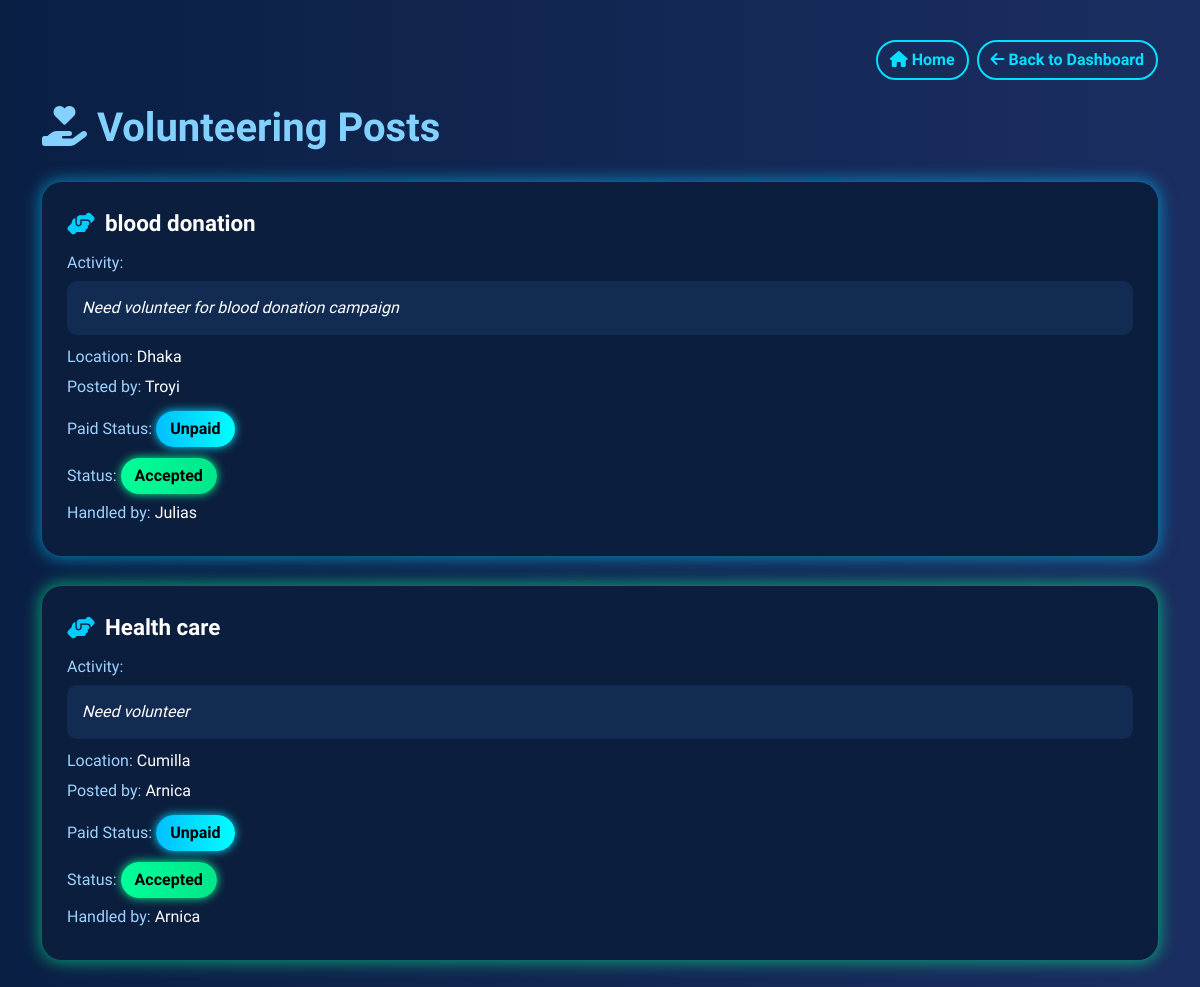
Page /user/provider_volunteering_posts/ (signed in) on the earlier database version.
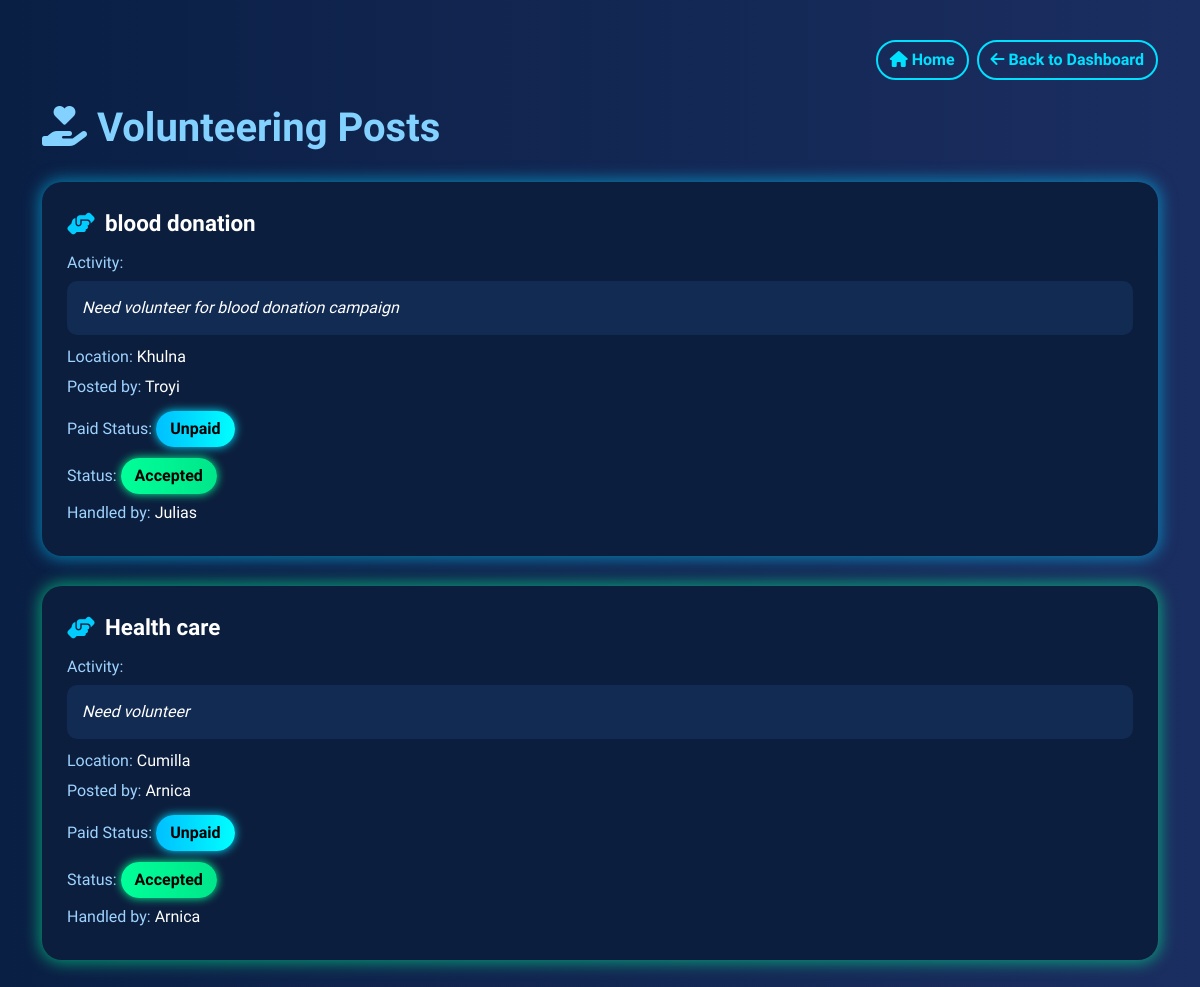
Same page on the later database version.
### users/models.py (models this page shows, shortened)
class VolunteeringService(models.Model):
    STATUS_CHOICES = (
        ('Pending', 'Pending'),
        ('Accepted', 'Accepted'),
        ('Rejected', 'Rejected'),
    )
    customer = models.ForeignKey(User, on_delete=models.CASCADE, related_name='volunteering_requests')
    title = models.CharField(max_length=100)
    activity = models.TextField()
    location = models.CharField(max_length=100)
    is_paid = models.BooleanField(default=False)
    created_at = models.DateTimeField(auto_now_add=True)
    updated_at = models.DateTimeField(auto_now=True)
    accepted_by = models.ForeignKey(User, null=True, blank=True, on_delete=models.SET_NULL, related_name='accepted_volunteering', limit_choices_to={'role': 'provider'})
    status = models.CharField(max_length=10, choices=STATUS_CHOICES, default='Pending')

class User(AbstractUser):
    ROLE_CHOICES = (
        ('customer', 'Customer'),
        ('provider', 'Provider'),
    )
    role = models.CharField(max_length=10, choices=ROLE_CHOICES)
    phone_number = models.CharField(max_length=15, blank=True, null=True)

### users/views.py (the view, shortened to what this page needs)
# urls.py: path('provider_volunteering_posts/', views.provider_volunteering_posts, name='provider_volunteering_posts'),
@login_required
def provider_volunteering_posts(request):
    posts = VolunteeringService.objects.all()
    return render(request, 'provider_volunteering_posts.html', {'posts': posts})

### templates/provider_volunteering_posts.html (shortened to what this page needs)
<!DOCTYPE html>
<html lang="en">
<head>
    <link href="https://cdn.jsdelivr.net/npm/bootstrap@5.3.0/dist/css/bootstrap.min.css" rel="stylesheet">
    <link href="https://cdnjs.cloudflare.com/ajax/libs/font-awesome/6.4.0/css/all.min.css" rel="stylesheet">
</head>
<body>
<div class="container">
    <div class="d-flex justify-content-end mb-4">
        <a href="{% url 'home' %}" class="btn btn-outline-info me-2">
            <i class="fas fa-home"></i> Home
        </a>
        <a href="{% url 'provider_dashboard' %}" class="btn btn-outline-info">
            <i class="fas fa-arrow-left"></i> Back to Dashboard
        </a>
    </div>
    <h1><i class="fas fa-hand-holding-heart"></i> Volunteering Posts</h1>
    {% for post in posts %}
    <div class="glow-box {% if post.status == 'Accepted' %}glow-green{% else %}glow-blue{% endif %}">
        <div class="post-title">
            <i class="fas fa-hands-helping"></i> {{ post.title }}
        </div>
        <div class="post-content">
            <p><span class="label">Activity:</span></p>
            <div class="activity-box">{{ post.activity }}</div>
            <p><span class="label">Location:</span> {{ post.location }}</p>
            <p><span class="label">Posted by:</span> {{ post.customer.get_full_name|default:post.customer.username }}</p>
            <p>
                <span class="label">Paid Status:</span>
                {% if post.is_paid %}
                    <span class="status-pill status-accepted">Paid</span>
                {% else %}
                    <span class="status-pill">Unpaid</span>
                {% endif %}
            </p>
            {% if post.status == 'Pending' %}
                <p><span class="label">Status:</span> <span class="status-pill">Pending</span></p>
                <form method="POST" class="mt-3">
                    {% csrf_token %}
                    <input type="hidden" name="post_id" value="{{ post.id }}">
                    <button type="submit" name="action" value="accept" class="btn btn-accept">
                        <i class="fas fa-check-circle"></i> Accept
                    </button>
                </form>
            {% else %}
                <p><span class="label">Status:</span> <span class="status-pill status-accepted">Accepted</span></p>
                <p><span class="label">Handled by:</span> {{ post.accepted_by.get_full_name|default:post.accepted_by.username }}</p>
            {% endif %}
        </div>
    </div>
    {% empty %}
    <div class="alert alert-light text-dark">No volunteering posts available.</div>
    {% endfor %}
</div>
</body>
</html>

Differences in the rows shown:
changed VolunteeringService "blood donation": location "Dhaka" → "Khulna"
